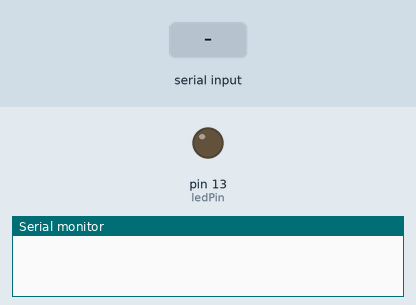
A sketch run on a simulated Arduino Uno, built with avr-gcc and run on an emulated ATmega328P. Shown: output pins drawn as LEDs (lit = HIGH), the last lines printed to the serial monitor. Inputs (shaded band) come from the test bench.

Above: at 1.2 s.
1.3 s: "90,45\n" received over Serial
At 4.3 s:
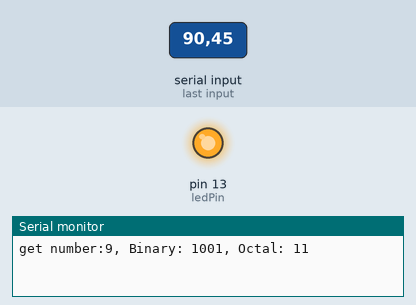
Timing chart, 0 to 5.8 s (numbered marks = the images above; inputs shaded):
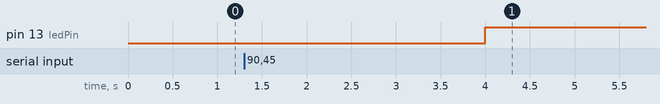

Measured:
- after the input at 1.3 s, pin 13 (ledPin): LOW → HIGH after 2.7 s

The sketch:

AR03_number.ino
```cpp
/*
 예제 2.3
 컴퓨터로부터 시리얼 통신을 통하여 데이터 수신하기
*/


// LED 출력을 할 핀 번호 설정
const int ledPin = 13;

// 점멸횟수 변수 설정
int blinkNumber = 0;
String stringValue[]={"Binary: ","Octal: "};

void setup() {
  // 9600bps로 시리얼 통신 설정
  Serial.begin(9600);

  // 13번 핀을 출력으로 설정
  pinMode(ledPin, OUTPUT);

}

void loop() {
// 시리얼 통신으로 입력 받은 데이터가 있는지를 검사하여
// 데이터가 있을 경우에 if문 안의 명령어를 실행
  if(Serial.available()){
  // val 변수에 시리얼 통신값 읽어오기
    char val = Serial.read();

    // 입력된 값이 0~9의 숫자인지를 판단
    if(isDigit(val)){
      blinkNumber = val - '0';           // val은 ASCII 코드값이므로 숫자로 바꿔주기 위하여
     // '0'의 아스키 코드값을 빼줌
     // blinkNumber에는 실제 숫자가 저장된다.

    }
      Serial.print("get number:");
      Serial.print(blinkNumber);
      Serial.print(", ");
      Serial.print(stringValue[0]);
      Serial.print(blinkNumber,BIN);
      Serial.print(", ");
      Serial.print(stringValue[1]);
      Serial.print(blinkNumber,OCT);
      Serial.println();

      delay(2000);


      // for (char i=0; i< blinkNumber;i++){
      //   digitalWrite(ledPin, HIGH);
      //   delay(100*i);
      //   digitalWrite(ledPin, LOW);
      //   delay(100);

      // }
    digitalWrite(ledPin, HIGH);
    delay(1000*blinkNumber);
    digitalWrite(ledPin, LOW);
    delay(100);


  }
  // blinkNumber 만큼 LED를 점멸시킴

  // 점멸 횟수를 리셋함
  blinkNumber = 0;
  delay(1000);
}
```
